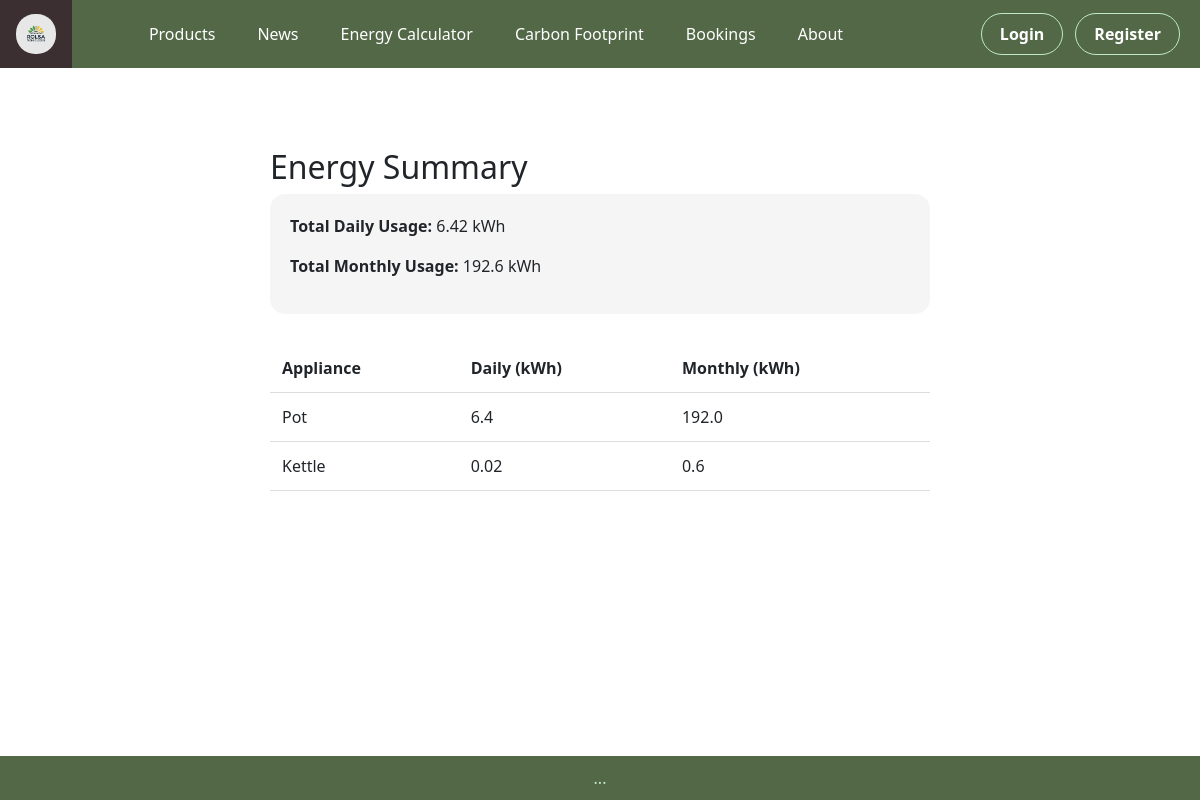
The page /energy-summary on the database as committed earlier.
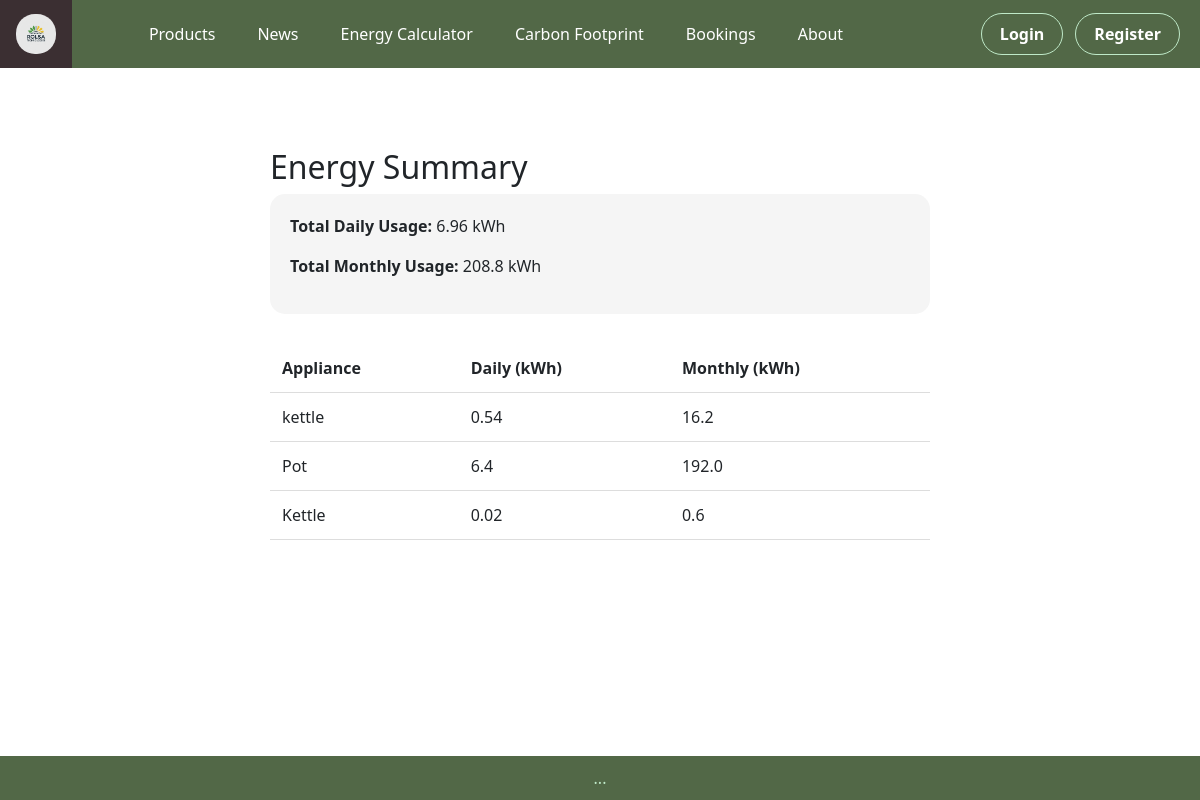
The same page on the database as committed later.
### tables this page shows
CREATE TABLE energy_usage (
            id INTEGER PRIMARY KEY AUTOINCREMENT,
            appliance TEXT NOT NULL,
            watts REAL NOT NULL,
            hours REAL NOT NULL,
            daily_kwh REAL NOT NULL,
            monthly_kwh REAL NOT NULL,
            created_at TIMESTAMP DEFAULT CURRENT_TIMESTAMP
        );

### app.py (the view)
@app.route("/energy-summary")
def energy_summary():
    conn = get_db_connection()
    records = conn.execute(
        "SELECT * FROM energy_usage ORDER BY created_at DESC"
    ).fetchall()
    totals = conn.execute(
        """
        SELECT
            SUM(daily_kwh) AS total_daily,
            SUM(monthly_kwh) AS total_monthly
        FROM energy_usage
        """
    ).fetchone()
    conn.close()
    return render_template(
        "energy_summary.html",
        records=records,
        totals=totals
    )

### app.py (called while the page is built)
def get_db_connection():
    conn = sqlite3.connect(DATABASE)
    conn.row_factory = sqlite3.Row
    return conn

### templates/energy_summary.html
{% extends "base.html" %}
{% block content %}
<section class="page-section">
  <h2>Energy Summary</h2>
  <div class="summary-box">
    <p><strong>Total Daily Usage:</strong> {{ totals.total_daily | round(2) }} kWh</p>
    <p><strong>Total Monthly Usage:</strong> {{ totals.total_monthly | round(2) }} kWh</p>
  </div>
  <table class="energy-table">
    <tr>
      <th>Appliance</th>
      <th>Daily (kWh)</th>
      <th>Monthly (kWh)</th>
    </tr>
    {% for row in records %}
    <tr>
      <td>{{ row.appliance }}</td>
      <td>{{ row.daily_kwh | round(2) }}</td>
      <td>{{ row.monthly_kwh | round(2) }}</td>
    </tr>
    {% endfor %}
  </table>
</section>
{% endblock %}

Rows that differ between the two databases and show on the page:
added energy_usage: appliance "kettle", daily_kwh "0.54", monthly_kwh "16.2"
Other text that changed with them:
{{ totals.total_daily | round(2) }}: "6.42" → "6.96"
{{ totals.total_monthly | round(2) }}: "192.6" → "208.8"
